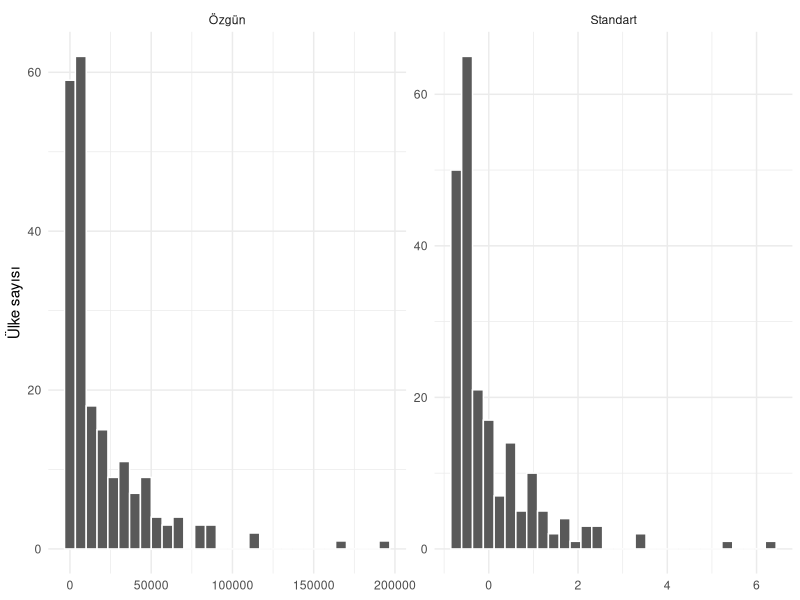
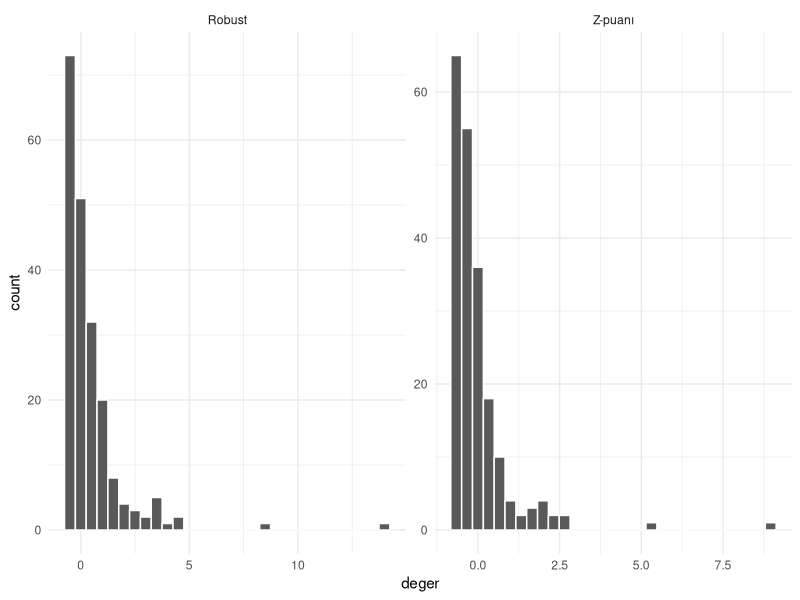

Source code (R) for these figures, in order:
## ---- chunk 1
#| label: scaling-setup

library(dplyr)
library(tidyr)
library(ggplot2)

countries <- readr::read_csv(
  "data/countries.csv",
  show_col_types = FALSE
)

indicator_dictionary <- readr::read_csv(
  "data/indicator_dictionary.csv",
  show_col_types = FALSE
)
## ---- chunk 2
#| label: scaling-dictionary

indicator_dictionary |>
  filter(indicator %in% c(
    "population_total",
    "gdp_per_capita_usd",
    "life_expectancy_total",
    "internet_users_pct"
  )) |>
  select(indicator, unit, original_indicator)
## ---- chunk 3
#| label: scaling-ranges

countries |>
  summarise(
    across(
      c(
        population_total,
        gdp_per_capita_usd,
        life_expectancy_total,
        internet_users_pct
      ),
      list(
        min = ~ min(.x, na.rm = TRUE),
        max = ~ max(.x, na.rm = TRUE)
      )
    )
  ) |>
  pivot_longer(
    everything(),
    names_to = c("degisken", ".value"),
    names_pattern = "(.*)_(min|max)$"
  )
## ---- chunk 4
#| label: scaling-distance-example

uc_ulke <- countries |>
  filter(country %in% c("Türkiye", "Germany", "India")) |>
  select(country, gdp_per_capita_usd, life_expectancy_total) |>
  drop_na()

uc_ulke

dist(uc_ulke |> select(-country))
## ---- chunk 5
#| label: scaling-distance-standardized

uc_ulke_z <- scale(uc_ulke |> select(-country))
dist(uc_ulke_z)
## ---- chunk 6
#| label: scaling-minmax-function

minmax_ogren <- function(x) {
  c(
    minimum = min(x, na.rm = TRUE),
    maksimum = max(x, na.rm = TRUE)
  )
}

minmax_uygula <- function(x, parametre) {
  payda <- parametre["maksimum"] - parametre["minimum"]

  if (payda == 0) {
    return(rep(0, length(x)))
  }

  as.numeric((x - parametre["minimum"]) / payda)
}

internet_aralik <- minmax_ogren(countries$internet_users_pct)

countries |>
  transmute(
    country,
    internet_users_pct,
    internet_minmax = minmax_uygula(
      internet_users_pct,
      internet_aralik
    )
  ) |>
  arrange(internet_users_pct) |>
  slice(c(1:3, (n() - 2):n()))
## ---- chunk 7
#| label: scaling-range-function

araliga_tasi <- function(x, alt = -1, ust = 1) {
  x_min <- min(x, na.rm = TRUE)
  x_max <- max(x, na.rm = TRUE)
  alt + (x - x_min) / (x_max - x_min) * (ust - alt)
}

range(
  araliga_tasi(countries$life_expectancy_total),
  na.rm = TRUE
)
## ---- chunk 8
#| label: scaling-minmax-outlier

co2_parametre <- minmax_ogren(countries$co2_per_capita)

countries |>
  transmute(
    country,
    co2_per_capita,
    co2_minmax = minmax_uygula(co2_per_capita, co2_parametre)
  ) |>
  arrange(desc(co2_per_capita)) |>
  slice_head(n = 10)
## ---- chunk 9
#| label: scaling-minmax-new-data

yeni_internet <- c(50, 100, 105)
minmax_uygula(yeni_internet, internet_aralik)
## ---- chunk 10
#| label: scaling-zscore-manual

yasam_ortalama <- mean(countries$life_expectancy_total)
yasam_sd <- sd(countries$life_expectancy_total)

countries_z <- countries |>
  mutate(
    life_expectancy_z =
      (life_expectancy_total - yasam_ortalama) / yasam_sd
  )

countries_z |>
  summarise(
    z_ortalama = mean(life_expectancy_z),
    z_sd = sd(life_expectancy_z)
  )
## ---- chunk 11
#| label: scaling-base-scale

gdp_z <- scale(countries$gdp_per_capita_usd)

head(gdp_z)
attr(gdp_z, "scaled:center")
attr(gdp_z, "scaled:scale")
## ---- chunk 12
#| label: scaling-base-data-frame

countries |>
  mutate(
    gdp_z = as.numeric(scale(gdp_per_capita_usd))
  ) |>
  select(country, gdp_per_capita_usd, gdp_z) |>
  slice_head(n = 8)
## ---- chunk 13
#| label: scaling-shape-plot
#| fig-cap: "Kişi başına GSYH özgün ve standart ölçekte aynı dağılım biçimini korur."

countries |>
  transmute(
    `Özgün` = gdp_per_capita_usd,
    `Standart` = as.numeric(scale(gdp_per_capita_usd))
  ) |>
  pivot_longer(everything(), names_to = "olcek", values_to = "deger") |>
  ggplot(aes(x = deger)) +
  geom_histogram(bins = 30, color = "white", na.rm = TRUE) +
  facet_wrap(~ olcek, scales = "free") +
  theme_minimal() +
  labs(x = NULL, y = "Ülke sayısı")
## ---- chunk 14
#| label: scaling-robust-function

robust_ogren <- function(x) {
  c(
    medyan = median(x, na.rm = TRUE),
    iqr = IQR(x, na.rm = TRUE)
  )
}

robust_uygula <- function(x, parametre) {
  if (parametre["iqr"] == 0) {
    return(rep(0, length(x)))
  }

  as.numeric((x - parametre["medyan"]) / parametre["iqr"])
}

co2_robust_parametre <- robust_ogren(countries$co2_per_capita)

countries |>
  transmute(
    country,
    co2_per_capita,
    z_puani = as.numeric(scale(co2_per_capita)),
    robust_olcek = robust_uygula(
      co2_per_capita,
      co2_robust_parametre
    )
  ) |>
  arrange(desc(co2_per_capita)) |>
  slice_head(n = 10)
## ---- chunk 15
#| label: scaling-compare-three

gdp_minmax_param <- minmax_ogren(countries$gdp_per_capita_usd)
gdp_robust_param <- robust_ogren(countries$gdp_per_capita_usd)

gdp_karsilastirma <- countries |>
  transmute(
    country,
    ozgun = gdp_per_capita_usd,
    minmax = minmax_uygula(gdp_per_capita_usd, gdp_minmax_param),
    z_puani = as.numeric(scale(gdp_per_capita_usd)),
    robust = robust_uygula(gdp_per_capita_usd, gdp_robust_param)
  )

gdp_karsilastirma |>
  arrange(desc(ozgun)) |>
  slice_head(n = 8)
## ---- chunk 16
#| label: scaling-zero-variance

sabit <- rep(5, 6)

sd(sabit)
IQR(sabit)
scale(sabit)
## ---- chunk 17
#| label: scaling-split

set.seed(2026)
egitim_indeksi <- sample(
  seq_len(nrow(countries)),
  size = floor(0.80 * nrow(countries))
)

egitim <- countries[egitim_indeksi, ]
test <- countries[-egitim_indeksi, ]
## ---- chunk 18
#| label: scaling-train-parameters

gdp_egitim_ortalama <- mean(
  egitim$gdp_per_capita_usd,
  na.rm = TRUE
)

gdp_egitim_sd <- sd(
  egitim$gdp_per_capita_usd,
  na.rm = TRUE
)

egitim <- egitim |>
  mutate(
    gdp_z =
      (gdp_per_capita_usd - gdp_egitim_ortalama) /
      gdp_egitim_sd
  )

test <- test |>
  mutate(
    gdp_z =
      (gdp_per_capita_usd - gdp_egitim_ortalama) /
      gdp_egitim_sd
  )
## ---- chunk 19
#| label: scaling-train-test-check

c(
  egitim_z_ortalama = mean(egitim$gdp_z, na.rm = TRUE),
  test_z_ortalama = mean(test$gdp_z, na.rm = TRUE)
)
## ---- chunk 20
#| label: scaling-recipes

library(recipes)

olcekleme_tarifi <- recipe(
  life_expectancy_total ~
    gdp_per_capita_usd +
    internet_users_pct +
    infant_mortality_rate,
  data = egitim
) |>
  step_normalize(all_numeric_predictors())

olcekleme_hazir <- prep(
  olcekleme_tarifi,
  training = egitim
)

egitim_hazir <- bake(olcekleme_hazir, new_data = NULL)
test_hazir <- bake(olcekleme_hazir, new_data = test)

tidy(olcekleme_hazir, number = 1)
## ---- chunk 21
#| label: scaling-solution-1

dogurganlik_01 <- araliga_tasi(countries$fertility_rate, 0, 1)
dogurganlik_11 <- araliga_tasi(countries$fertility_rate, -1, 1)

range(dogurganlik_01)
range(dogurganlik_11)
## ---- chunk 22
#| label: scaling-solution-2

z_el <-
  (countries$life_expectancy_total - mean(countries$life_expectancy_total)) /
  sd(countries$life_expectancy_total)

z_scale <- as.numeric(scale(countries$life_expectancy_total))

all.equal(z_el, z_scale)
## ---- chunk 23
#| label: scaling-solution-3
#| fig-cap: "CO₂ değişkeninin klasik ve sağlam ölçeklendirme sonuçları."

countries |>
  transmute(
    `Z-puanı` = as.numeric(scale(co2_per_capita)),
    `Robust` = robust_uygula(
      co2_per_capita,
      robust_ogren(co2_per_capita)
    )
  ) |>
  pivot_longer(everything(), names_to = "yontem", values_to = "deger") |>
  ggplot(aes(x = deger)) +
  geom_histogram(bins = 30, color = "white", na.rm = TRUE) +
  facet_wrap(~ yontem, scales = "free") +
  theme_minimal()
## ---- chunk 24
#| label: scaling-solution-4

uzaklik_verisi <- countries |>
  select(country, gdp_per_capita_usd, life_expectancy_total) |>
  drop_na() |>
  slice_head(n = 8)

dist(uzaklik_verisi |> select(-country))
dist(scale(uzaklik_verisi |> select(-country)))
## ---- chunk 25
#| label: scaling-solution-5

gdp <- countries$gdp_per_capita_usd

data.frame(
  yalniz_z = as.numeric(scale(gdp)),
  log_sonra_z = as.numeric(scale(log(gdp)))
) |>
  summarise(
    yalniz_z_carpiklik = mean(yalniz_z^3, na.rm = TRUE),
    log_z_carpiklik = mean(log_sonra_z^3, na.rm = TRUE)
  )
## ---- chunk 26
#| label: scaling-solution-7

egitim_ornek <- c(10, 20, 30, 40)
parametre <- minmax_ogren(egitim_ornek)

minmax_uygula(c(20, 40, 50), parametre)
## ---- chunk 27
#| label: scaling-solution-10

cozum_tarifi <- recipe(
  life_expectancy_total ~
    gdp_per_capita_usd +
    internet_users_pct +
    infant_mortality_rate,
  data = egitim
) |>
  step_normalize(all_numeric_predictors()) |>
  prep(training = egitim)

tidy(cozum_tarifi, number = 1)
